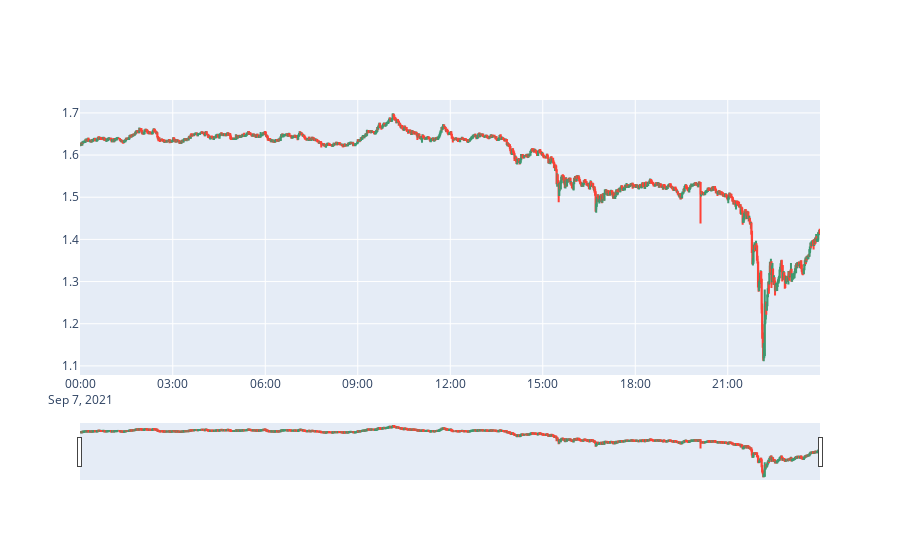

Write notebook code for a chart like this one.
### Code cell
foo_2 = goo[goo.day == '07/09/21']

import plotly.graph_objects as go

fig = go.Figure(data=[go.Candlestick(x=foo_2['Open time'],
                open=foo_2['Open'],
                high=foo_2['High'],
                low=foo_2['Low'],
                close=foo_2['Close'])])

fig.show()

### Figure 1 — Plotly figure (JSON) as saved in the notebook; plotly's stock layout.template omitted (floating-point values rounded to 4 significant figures; data arrays with more than 128 entries replaced by an {"elided": "..."} marker saying what was removed)
{"data": [{"close": {"elided": "1440 float values"}, "high": {"elided": "1440 str values"}, "low": {"elided": "1440 str values"}, "open": {"elided": "1440 str values"}, "type": "candlestick", "x": {"elided": "1440 str values"}}], "layout": {}}
